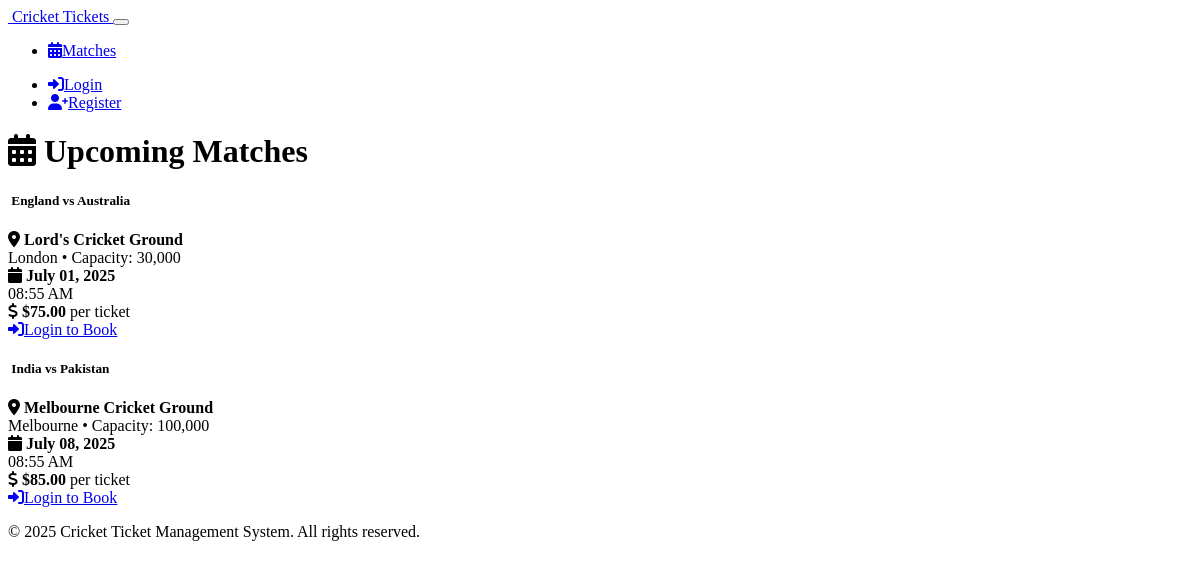
Screenshot of /matches with the database file from the repository.
### models.py (models this page shows)
class Match(db.Model):
    id = db.Column(db.Integer, primary_key=True)
    team1 = db.Column(db.String(100), nullable=False)
    team2 = db.Column(db.String(100), nullable=False)
    stadium_id = db.Column(db.Integer, db.ForeignKey('stadium.id'), nullable=False)
    match_date = db.Column(db.DateTime, nullable=False)
    ticket_price = db.Column(db.Float, nullable=False)
    created_at = db.Column(db.DateTime, default=datetime.utcnow)
    bookings = db.relationship('Booking', backref='match', lazy=True, cascade='all, delete-orphan')

class Stadium(db.Model):
    id = db.Column(db.Integer, primary_key=True)
    name = db.Column(db.String(200), nullable=False)
    city = db.Column(db.String(100), nullable=False)
    capacity = db.Column(db.Integer, nullable=False)
    rows = db.Column(db.Integer, nullable=False)
    seats_per_row = db.Column(db.Integer, nullable=False)
    created_at = db.Column(db.DateTime, default=datetime.utcnow)
    matches = db.relationship('Match', backref='stadium', lazy=True, cascade='all, delete-orphan')

### routes.py (the view)
@app.route('/matches')
def matches():
    matches = Match.query.join(Stadium).filter(Match.match_date > datetime.utcnow()).all()
    return render_template('matches.html', matches=matches)

### templates/matches.html (shortened to what this page needs)
{% extends "base.html" %}
{% block content %}
<div class="container">
    <div class="row">
        <div class="col-12">
            <div class="d-flex justify-content-between align-items-center mb-4">
                <h1>
                    <i class="fas fa-calendar-alt me-2"></i>
                    Upcoming Matches
                </h1>
            </div>
        </div>
    </div>
    {% if matches %}
        <div class="row">
            {% for match in matches %}
                <div class="col-lg-6 col-xl-4 mb-4">
                    <div class="card h-100 shadow-sm hover-shadow">
                        <div class="card-header bg-primary text-white">
                            <div class="d-flex justify-content-between align-items-center">
                                <h5 class="mb-0">
                                    {{ match.team1 }} vs {{ match.team2 }}
                                </h5>
                            </div>
                        </div>
                        <div class="card-body">
                            <div class="mb-3">
                                <div class="d-flex align-items-center mb-2">
                                    <i class="fas fa-map-marker-alt text-danger me-2"></i>
                                    <strong>{{ match.stadium.name }}</strong>
                                </div>
                                <div class="text-muted ms-3">
                                    {{ match.stadium.city }} • Capacity: {{ "{:,}".format(match.stadium.capacity) }}
                                </div>
                            </div>
                            <div class="mb-3">
                                <div class="d-flex align-items-center mb-2">
                                    <i class="fas fa-calendar text-info me-2"></i>
                                    <strong>{{ match.match_date.strftime('%B %d, %Y') }}</strong>
                                </div>
                                <div class="text-muted ms-3">
                                    {{ match.match_date.strftime('%I:%M %p') }}
                                </div>
                            </div>
                            <div class="mb-3">
                                <div class="d-flex align-items-center">
                                    <i class="fas fa-dollar-sign text-success me-2"></i>
                                    <strong class="text-success fs-5">${{ "%.2f"|format(match.ticket_price) }}</strong>
                                    <span class="text-muted ms-2">per ticket</span>
                                </div>
                            </div>
                        </div>
                        <div class="card-footer bg-transparent">
                            {% if current_user.is_authenticated %}
                                <a href="{{ url_for('seats', match_id=match.id) }}" class="btn btn-primary w-100">
                                    <i class="fas fa-eye me-2"></i>View Seats
                                </a>
                            {% else %}
                                <a href="{{ url_for('login') }}" class="btn btn-outline-primary w-100">
                                    <i class="fas fa-sign-in-alt me-2"></i>Login to Book
                                </a>
                            {% endif %}
                        </div>
                    </div>
                </div>
            {% endfor %}
        </div>
    {% endif %}
</div>
{% endblock %}

### templates/base.html (shortened to what this page needs)
<!DOCTYPE html>
<html lang="en" data-bs-theme="dark">
<head>
    <link href="https://cdn.replit.com/agent/bootstrap-agent-dark-theme.min.css" rel="stylesheet">
    <link rel="stylesheet" href="https://cdnjs.cloudflare.com/ajax/libs/font-awesome/6.0.0/css/all.min.css">
    <link rel="stylesheet" href="{{ url_for('static', filename='css/style.css') }}">
</head>
<body>
    <nav class="navbar navbar-expand-lg navbar-dark bg-primary">
        <div class="container">
            <a class="navbar-brand" href="{{ url_for('index') }}">
                Cricket Tickets
            </a>
            <button class="navbar-toggler" type="button" data-bs-toggle="collapse" data-bs-target="#navbarNav">
            </button>
            <div class="collapse navbar-collapse" id="navbarNav">
                <ul class="navbar-nav me-auto">
                    <li class="nav-item">
                        <a class="nav-link" href="{{ url_for('matches') }}">
                            <i class="fas fa-calendar-alt me-1"></i>Matches
                        </a>
                    </li>
                </ul>
                <ul class="navbar-nav">
                    {% if current_user.is_authenticated %}
                        <li class="nav-item dropdown">
                            <a class="nav-link dropdown-toggle" href="#" role="button" data-bs-toggle="dropdown">
                                <i class="fas fa-user me-1"></i>{{ current_user.name }}
                            </a>
                            <ul class="dropdown-menu">
                                <li><a class="dropdown-item" href="{{ url_for('logout') }}">
                                    <i class="fas fa-sign-out-alt me-1"></i>Logout
                                </a></li>
                            </ul>
                        </li>
                    {% else %}
                        <li class="nav-item">
                            <a class="nav-link" href="{{ url_for('login') }}">
                                <i class="fas fa-sign-in-alt me-1"></i>Login
                            </a>
                        </li>
                        <li class="nav-item">
                            <a class="nav-link" href="{{ url_for('register') }}">
                                <i class="fas fa-user-plus me-1"></i>Register
                            </a>
                        </li>
                    {% endif %}
                </ul>
            </div>
        </div>
    </nav>
    <main class="py-4">
        {% block content %}{% endblock %}
    </main>
    <footer class="bg-dark mt-5 py-4">
        <div class="container text-center">
            <p class="mb-0">&copy; 2025 Cricket Ticket Management System. All rights reserved.</p>
        </div>
    </footer>
</body>
</html>

### static/css/style.css (style rules this page uses)
.card { transition: transform 0.2s ease, box-shadow 0.2s ease; }
.btn { transition: all 0.2s ease; }
:root { --cricket-green: #2d5a27; --cricket-brown: #8b4513; --cricket-white: #ffffff; }
.card-header.bg-primary { background: linear-gradient(135deg, var(--bs-primary), var(--bs-info)) !important; }
footer { margin-top: auto; }

### templates/matches.html (style rules this page uses)
.hover-shadow { transition: box-shadow 0.3s ease; }

### rows the page displays
Match: team1 "England", team2 "Australia", stadium.name "Lord's Cricket Ground", stadium.city "London", match_date "July 01, 2025", match_date "08:55 AM", ticket_price "75.00"
Stadium: stadium.capacity "30,000"
Match: team1 "India", team2 "Pakistan", stadium.name "Melbourne Cricket Ground", stadium.city "Melbourne", match_date "July 08, 2025", match_date "08:55 AM", ticket_price "85.00"
Stadium: stadium.capacity "100,000"
